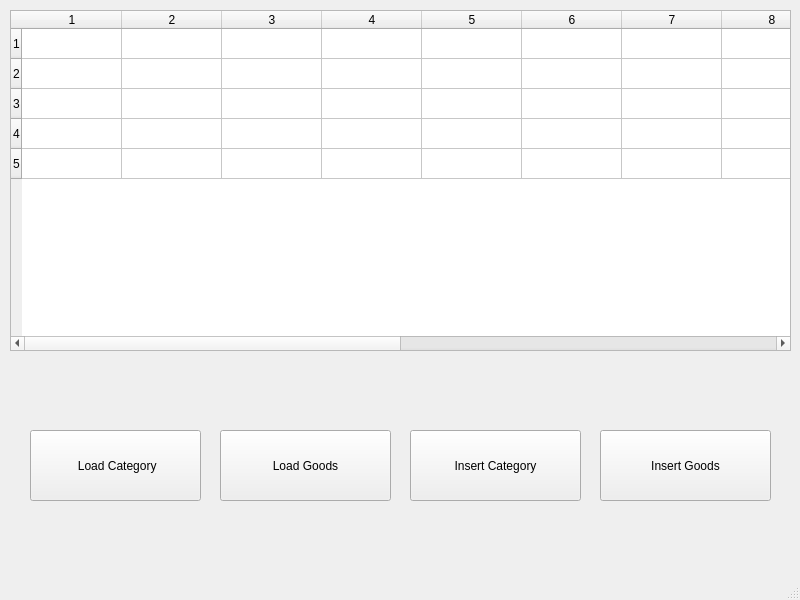
<?xml version="1.0" encoding="UTF-8"?>
<ui version="4.0">
 <class>MainWindow</class>
 <widget class="QMainWindow" name="MainWindow">
  <property name="geometry">
   <rect>
    <x>0</x>
    <y>0</y>
    <width>800</width>
    <height>600</height>
   </rect>
  </property>
  <property name="windowTitle">
   <string>MainWindow</string>
  </property>
  <widget class="QWidget" name="centralwidget">
   <widget class="QTableWidget" name="tableWidget">
    <property name="geometry">
     <rect>
      <x>10</x>
      <y>10</y>
      <width>781</width>
      <height>341</height>
     </rect>
    </property>
    <property name="rowCount">
     <number>5</number>
    </property>
    <property name="columnCount">
     <number>14</number>
    </property>
    <row/>
    <row/>
    <row/>
    <row/>
    <row/>
    <column/>
    <column/>
    <column/>
    <column/>
    <column/>
    <column/>
    <column/>
    <column/>
    <column/>
    <column/>
    <column/>
    <column/>
    <column/>
    <column/>
   </widget>
   <widget class="QPushButton" name="btn_load">
    <property name="geometry">
     <rect>
      <x>30</x>
      <y>430</y>
      <width>171</width>
      <height>71</height>
     </rect>
    </property>
    <property name="text">
     <string> Load Category</string>
    </property>
   </widget>
   <widget class="QPushButton" name="btn_load_2">
    <property name="geometry">
     <rect>
      <x>220</x>
      <y>430</y>
      <width>171</width>
      <height>71</height>
     </rect>
    </property>
    <property name="text">
     <string>Load Goods</string>
    </property>
   </widget>
   <widget class="QPushButton" name="btn_load_3">
    <property name="geometry">
     <rect>
      <x>410</x>
      <y>430</y>
      <width>171</width>
      <height>71</height>
     </rect>
    </property>
    <property name="text">
     <string>Insert Category</string>
    </property>
   </widget>
   <widget class="QPushButton" name="btn_load_4">
    <property name="geometry">
     <rect>
      <x>600</x>
      <y>430</y>
      <width>171</width>
      <height>71</height>
     </rect>
    </property>
    <property name="text">
     <string>Insert Goods</string>
    </property>
   </widget>
  </widget>
  <widget class="QMenuBar" name="menubar">
   <property name="geometry">
    <rect>
     <x>0</x>
     <y>0</y>
     <width>800</width>
     <height>26</height>
    </rect>
   </property>
  </widget>
  <widget class="QStatusBar" name="statusbar"/>
 </widget>
 <resources/>
 <connections/>
</ui>
